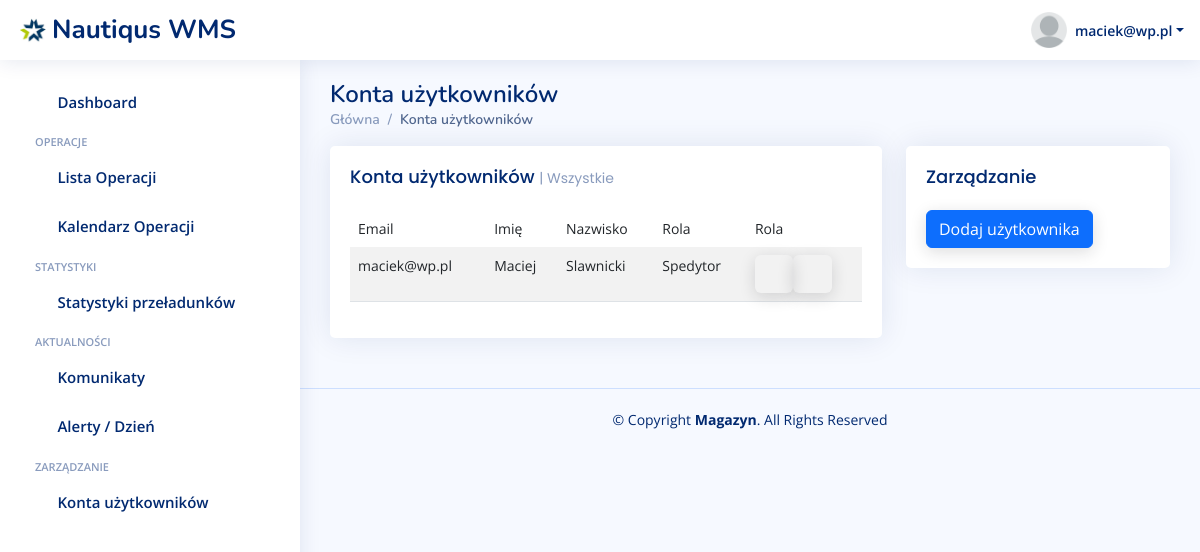
/uzytkownicy (signed in), run on an earlier commit of the app's database.
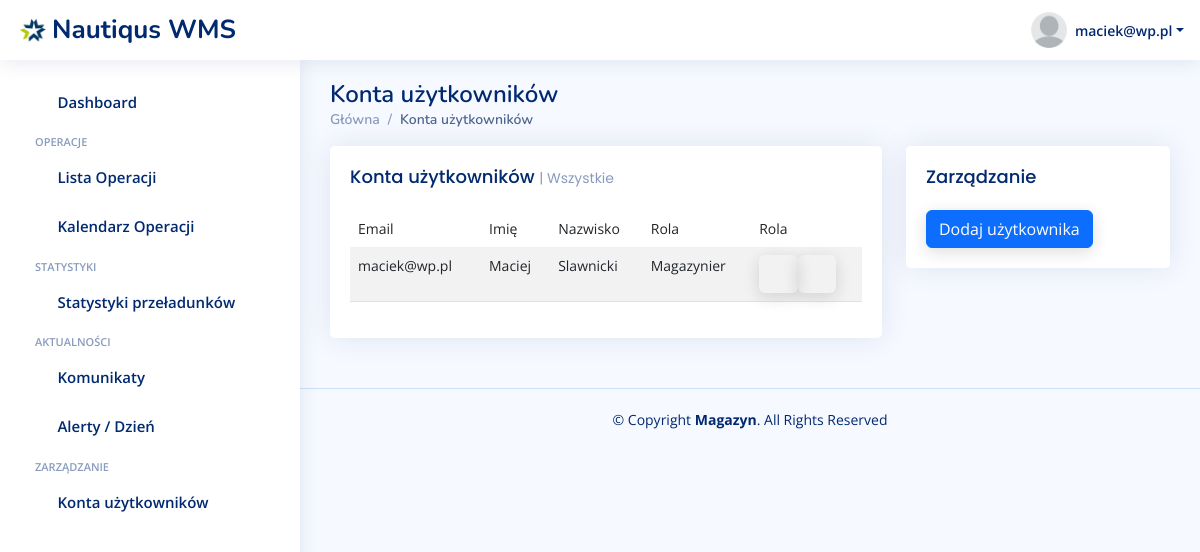
And on a later commit of the database.
### warehouse/models.py (models this page shows)
class CustomUser(AbstractUser):
    ROLE_CHOICES = [
        ('spedytor', 'Spedytor'),
        ('magazynier', 'Magazynier'),
    ]
    role = models.CharField(max_length=20, choices=ROLE_CHOICES, default='spedytor')

### warehouse/views.py (the view)
# urls.py: path('uzytkownicy', views.accounts, name='uzytkownicy'),
@login_required
def accounts(request, input_date=datetime.now().strftime("%Y-%m-%d")):
    users = CustomUser.objects.all()
    context = {'users': users,
               }
    return render(request, 'warehouse/accounts.html', context)

### warehouse/templates/warehouse/accounts.html (shortened to what this page needs)
{% extends 'base.html' %}
{% load static %}
{% static "" as staticUrl %}
{% block content %}
<main id="main" class="main">
    <div class="pagetitle">
        <h1>Konta użytkowników</h1>
        <nav>
            <ol class="breadcrumb">
                <li class="breadcrumb-item"><a href="index-panel.html">Główna</a></li>
                <li class="breadcrumb-item active">Konta użytkowników</li>
            </ol>
        </nav>
    </div>
    <section class="section dashboard">
        <div class="row">
            <div class="col-lg-8">
                <div class="row">
                    <div class="col-12">
                        <div class="card recent-sales ">
                            <div class="filter">
                                <a class="icon" href="#" data-bs-toggle="dropdown"><i class="bi bi-three-dots"></i></a>
                            </div>
                            <div class="card-body">
                                <h5 class="card-title">Konta użytkowników <span>| Wszystkie</span></h5>
                                <table class="table table-striped">
                                  <thead>
                                    <tr class="bg-white">
                                      <th scope="col">Email</th>
                                      <th scope="col">Imię</th>
                                      <th scope="col">Nazwisko</th>
                                      <th scope="col">Rola</th>
                                        <th scope="col">Rola</th>
                                    </tr>
                                  </thead>
                                  <tbody>
                                  {% for user in users %}
                                    <tr>
                                      <th scope="row">{{ user.email }}</th>
                                      <td>{{ user.first_name }}</td>
                                      <td>{{ user.last_name }}</td>
                                      <td>{{ user.get_role_display }}</td>
                                        <td><a class="btn "><i class="bi bi-pencil-square"></i></a><a class="btn "><i class="bi bi-trash"></i></a></td>
                                    </tr>
                                  {% endfor %}
                                  </tbody>
                                </table>
                            </div>
                        </div>
                    </div>
                </div>
            </div>
            <div class="col-lg-4">
                <div class="card">
                    <div class="filter">
                        <a class="icon" href="#" data-bs-toggle="dropdown"><i class="bi bi-three-dots"></i></a>
                    </div>
                    <div class="card-body">
                        <h5 class="card-title">Zarządzanie</h5>
                            <div class="col-6">
                                        <a href="/operacje/dodaj" class="btn btn-primary">Dodaj użytkownika</a>
                                    </div>
                    </div>
                </div>
            </div>
        </div>
    </section>
</main>
{% endblock %}

### warehouse/templates/base.html (shortened to what this page needs)
{% load static %}
<!DOCTYPE html>
<html lang="en">
<head>
    <link rel="stylesheet" href="{% static 'warehouse/assets-panel/vendor/boxicons/css/boxicons.min.css' %}">
    <link rel="stylesheet" href="{% static 'warehouse/assets-panel/vendor/quill/quill.snow.css' %}">
    <link rel="stylesheet" href="{% static 'warehouse/assets-panel/vendor/quill/quill.bubble.css' %}">
    <link rel="stylesheet" href="{% static 'warehouse/assets-panel/vendor/remixicon/remixicon.css' %}">
    <link rel="stylesheet" href="{% static 'warehouse/assets-panel/vendor/simple-datatables/style.css' %}">
    <link rel="stylesheet" href="{% static 'warehouse/time-shedule/assets/css/style.css' %}">
    <link rel="stylesheet" href="{% static 'warehouse/assets-panel/css/style.css' %}">
    <link rel="stylesheet" href="{% static 'warehouse/assets-panel/vendor/bootstrap/css/bootstrap.min.css' %}">
    <link rel="stylesheet" href="{% static 'warehouse/assets-panel/vendor/bootstrap-icons/bootstrap-icons.css' %}">
</head>
<body>
<header id="header" class="header fixed-top d-flex align-items-center">
    <div class="d-flex align-items-center justify-content-between">
        <a href="/" class="logo d-flex align-items-center">
            <img src="{% static 'warehouse/assets/img/nautiqus-logo.jpeg' %}">
            <span class="d-none d-lg-block">Nautiqus WMS</span>
        </a>
        <i class="bi bi-list toggle-sidebar-btn"></i>
    </div>
    <nav class="header-nav ms-auto">
        <ul class="d-flex align-items-center">
            <li class="nav-item dropdown pe-3">
                <a class="nav-link nav-profile d-flex align-items-center pe-0" href="#" data-bs-toggle="dropdown">
                    <img src="{% static 'warehouse/assets/img/blank-head.png' %}">
                    <span class="d-none d-md-block dropdown-toggle ps-2">{{ user.email }}</span>
                </a>
            </li>
        </ul>
    </nav>
</header>
<aside id="sidebar" class="sidebar">
    <ul class="sidebar-nav " id="sidebar-nav">
        <li class="nav-item ">
            <a class="nav-link collapsed" href="/">
                <i class="bi bi-grid"></i>
                <span>Dashboard</span>
            </a>
        </li>
        <li class="nav-heading">OPERACJE</li>
      <li class="nav-item">
        <a class="nav-link collapsed" href="/operacje/moje">
          <i class="bi bi-layout-text-window-reverse"></i>
          <span>Lista Operacji</span>
        </a>
      </li>
        <li class="nav-item">
            <a class="nav-link collapsed" data-bs-target="#operation-calendar-nav" data-bs-toggle="collapse" href="#">
              <i class="bi bi-calendar3"></i><span>Kalendarz Operacji</span><i class="bi bi-chevron-down ms-auto"></i>
            </a>
        </li>
        <li class="nav-heading">Statystyki</li>
      <li class="nav-item">
        <a class="nav-link collapsed" href="/statystyki">
          <i class="bi bi-graph-up-arrow"></i>
          <span>Statystyki przeładunków</span>
        </a>
      </li>
    <li class="nav-heading">Aktualności</li>
        <li class="nav-item">
        <a class="nav-link collapsed" href="/komunikaty">
          <i class="bi bi-chat-left-dots"></i>
          <span>Komunikaty</span>
        </a>
      </li>
                <li class="nav-item">
        <a class="nav-link collapsed" href="/alerty">
          <i class="bi bi-exclamation-triangle"></i>
          <span>Alerty / Dzień</span>
        </a>
      </li>
      <li class="nav-heading">Zarządzanie</li>
      <li class="nav-item">
        <a class="nav-link collapsed" href="/uzytkownicy">
          <i class="bi bi-person"></i>
          <span>Konta użytkowników</span>
        </a>
      </li>
    </ul>
</aside>
{% block content %}
{% endblock %}
<footer id="footer" class="footer">
    <div class="copyright">
        &copy; Copyright <strong><span>Magazyn</span></strong>. All Rights Reserved
    </div>
    <div class="credits">
    </div>
</footer>
</body>
</html>

What changed in the data, as far as the page shows it:
changed CustomUser "maciek@wp.pl": role "Spedytor" → "Magazynier"
